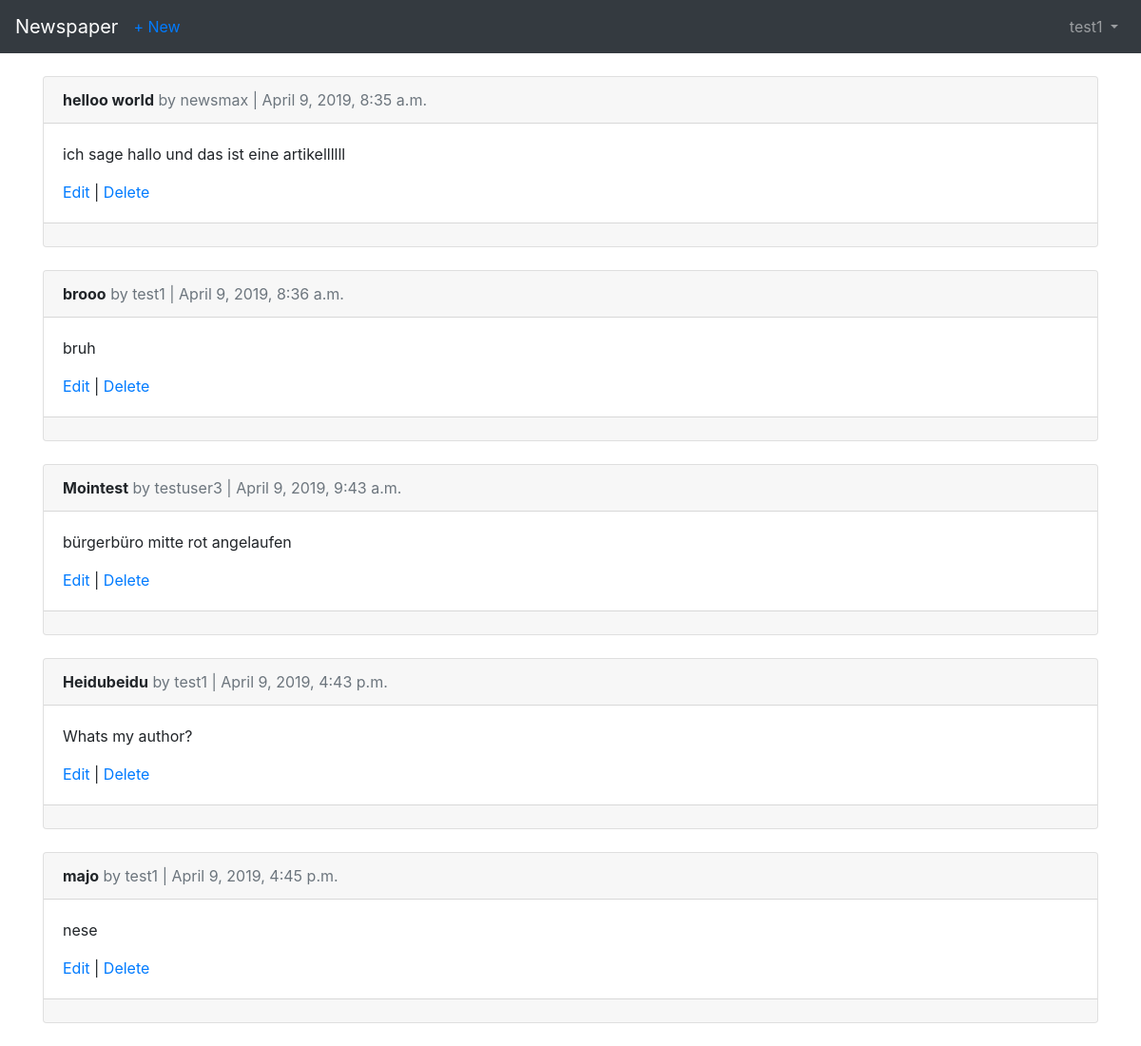
Before: /articles/ (signed in) with the older database file.
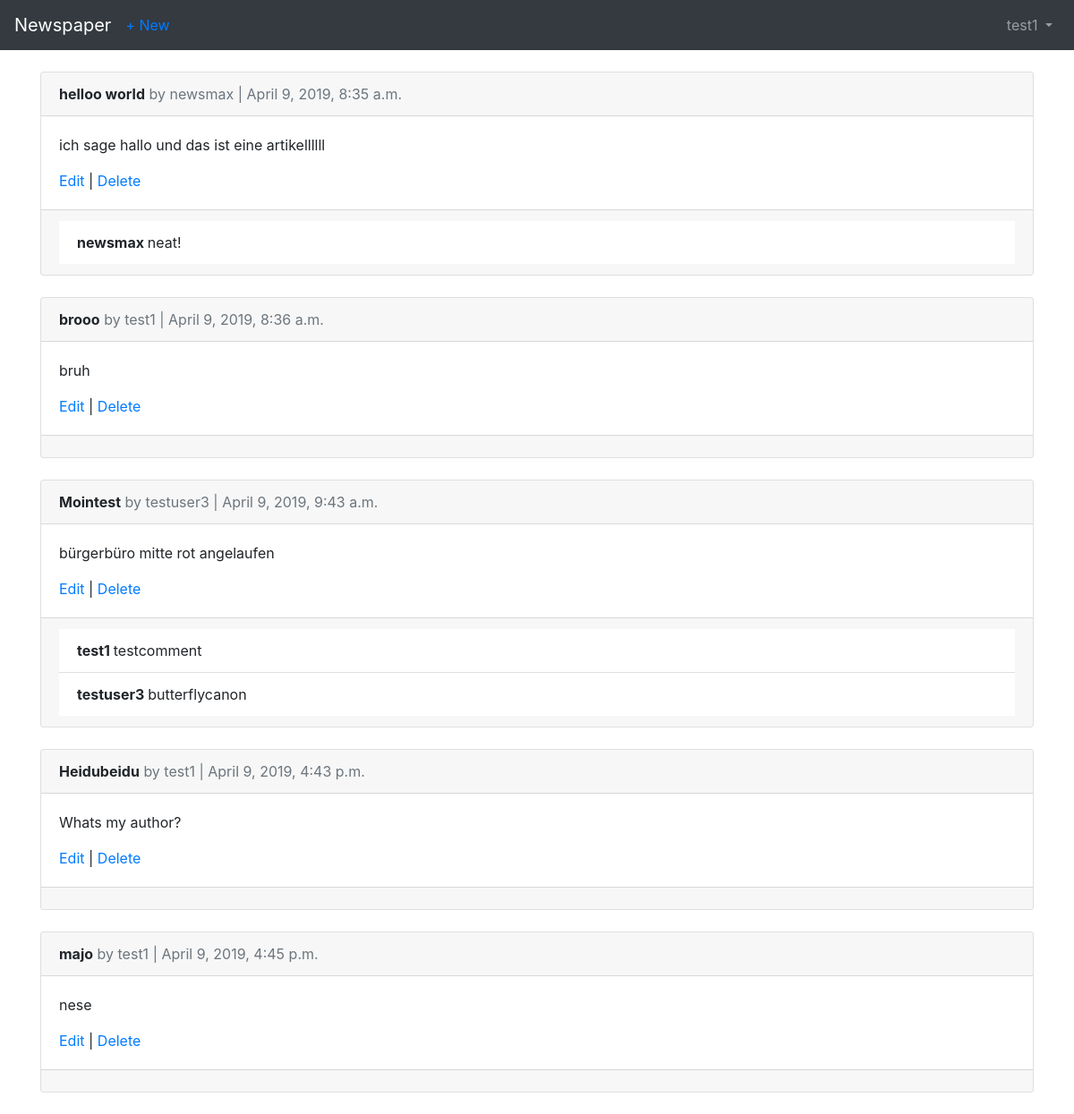
After: the same page with the newer database file.
### articles/models.py (models this page shows, shortened)
class Article(models.Model):
  title = models.CharField(max_length=255)
  body = models.TextField()
  date = models.DateTimeField(auto_now_add=True)
  author = models.ForeignKey(get_user_model(), on_delete=models.CASCADE)

class Comment(models.Model):
  article = models.ForeignKey(
    Article,
    on_delete=models.CASCADE,
    related_name='comments'
  )
  comment = models.CharField(max_length=240)
  author = models.ForeignKey(get_user_model(), on_delete=models.CASCADE)
  def __str__(self):
    return self.comment

### users/models.py (models this page shows)
class CustomUser(AbstractUser):
  age = models.PositiveIntegerField(null=True, blank=True) # null allows empty database value, blank allows empty form input

### articles/views.py (the view)
# urls.py: path('', ArticleListView.as_view(), name='article_list')
class ArticleListView(LoginRequiredMixin, ListView):
  model = Article
  template_name = "article_list.html"
  login_url = 'login'

### templates/article_list.html (shortened to what this page needs)
{% extends "base.html" %}
{% block content %}
  {% for article in object_list %}
    <div class="card">
      <div class="card-header">
        <span class="font-weight-bold">{{ article.title }}</span>
        <span class="text-muted"> by {{ article.author }} |
        {{article.date }}</span>
      </div>
      <div class="card-body">
        <p>{{ article.body }}</p>
        <a href="{% url 'article_edit' article.pk %}">Edit</a> |
        <a href="{% url 'article_delete' article.pk %}">Delete</a>
      </div>
      <div class="card-footer">
      {% for comment in article.comments.all %}
        <ul class="list-group list-group-flush">
          <li class="list-group-item">
            <span class="font-weight-bold">{{ comment.author }} </span>
            {{ comment }}
          </li>
        </ul>
      {% endfor %}
      </div>
    </div>
    <br />
  {% endfor %}
{% endblock content %}

Changed rows visible on the page:
added Comment: author "newsmax", comment "neat!", shown under Article "helloo world"
added Comment: author "test1", comment "testcomment", shown under Article "Mointest"
added Comment: author "testuser3", comment "butterflycanon", shown under Article "Mointest"
